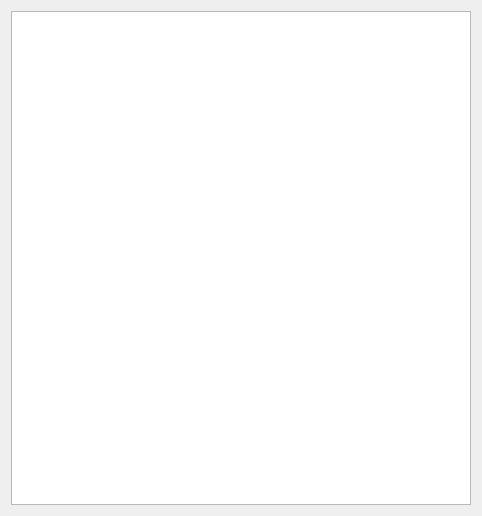
<?xml version="1.0" encoding="UTF-8"?>
<ui version="4.0">
 <class>ClosedCaptionsDialog</class>
 <widget class="QDialog" name="ClosedCaptionsDialog">
  <property name="geometry">
   <rect>
    <x>0</x>
    <y>0</y>
    <width>482</width>
    <height>516</height>
   </rect>
  </property>
  <property name="maximumSize">
   <size>
    <width>16777215</width>
    <height>16777215</height>
   </size>
  </property>
  <property name="windowTitle">
   <string>Closed Captions</string>
  </property>
  <property name="windowIcon">
   <iconset resource="ld-analyse-resources.qrc">
    <normaloff>:/icons/Graphics/128-analyse.png</normaloff>:/icons/Graphics/128-analyse.png</iconset>
  </property>
  <layout class="QVBoxLayout" name="verticalLayout">
   <item>
    <widget class="QTextEdit" name="captionTextEdit">
     <property name="enabled">
      <bool>true</bool>
     </property>
     <property name="focusPolicy">
      <enum>Qt::NoFocus</enum>
     </property>
     <property name="acceptDrops">
      <bool>false</bool>
     </property>
    </widget>
   </item>
  </layout>
 </widget>
 <resources>
  <include location="ld-analyse-resources.qrc"/>
 </resources>
 <connections/>
</ui>
